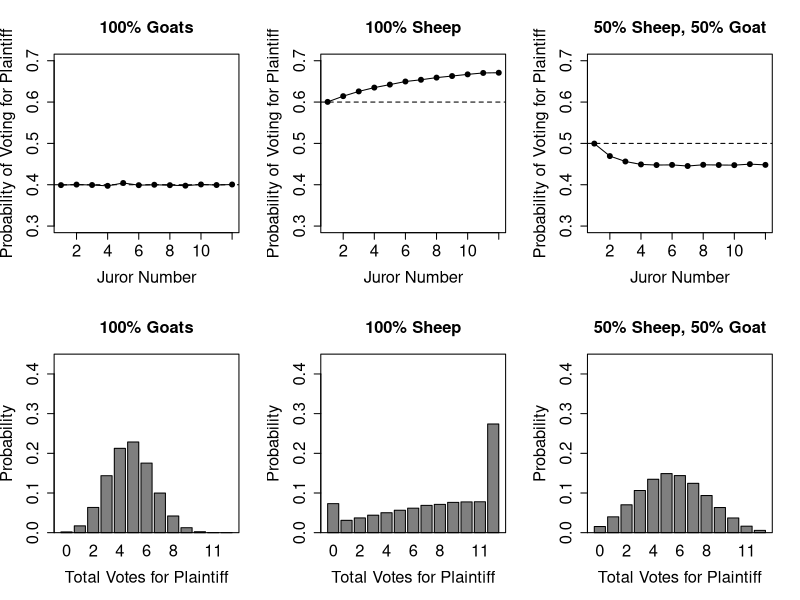
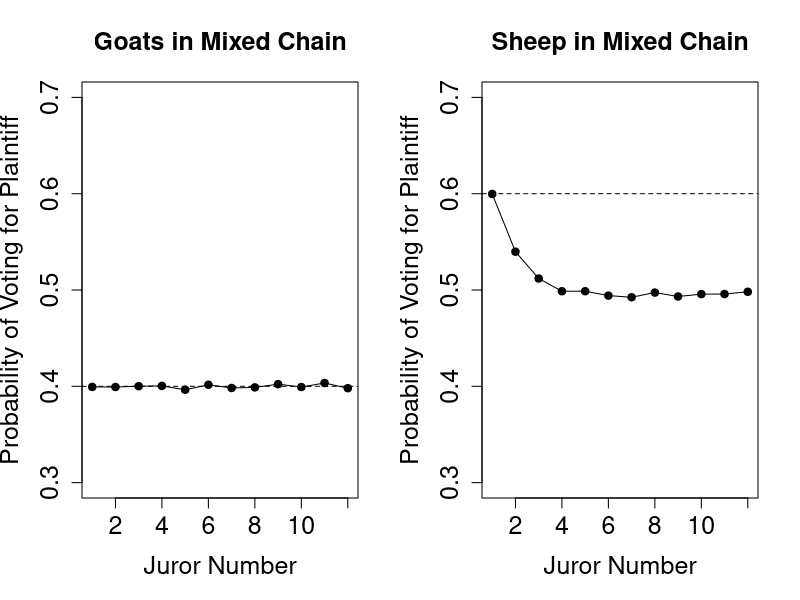

Recreate these plots in R, in order.

#### Parameters defining the simulations

# simulation parameters
nits <- 100000  # paper used 100000
n <- 12

# homogenous chain of sheep - 
rs <- .9
ths <- .6

# homogenous chain of goats - 
rg <- .5
thg <- .4

# 50-50 mixture
w <- .5
r <- c(rs,rg)
th <- c(ths,thg)




#### Define the Bayesian juror

# prior sample
prior <- function(th) {
  v <- as.numeric((runif(1) <= th))
  #v <- as.numeric(runif(1)<.5)
  return(v)
}

# given input vote v, posterior sample 
iterate <- function(v,r,th) {
  if(v==1) { # last person voted for plaintiff
    h1 <- r*th # it was plaintiff + previous person corret
    h2 <- (1-r)*(1-th) # defenande + previous wrong
    
  } 
  
  if(v==0) { # last person voted for defendant
    h1 <- (1-r)*th # plaintiff + previous wrong
    h2 <- r*(1-th) # defentant + previous right
  }
  
  p <- h1 / (h1 + h2)
  v2 <- as.numeric((runif(1) <= p))
  return(v2)
}



#### Functions to simulate a single chain, either pure or mixed

purechain <- function(r,th,n) {
  v <- numeric(length=n)
  v[1] <- prior(th)
  for(i in 2:n) {
    v[i] <- iterate(v[i-1],r,th)
  }
  return(v)
}

mixedchain <- function(r,th,w,n) {
  
  v <- numeric(length=n)
  l <- as.numeric(runif(n)<=w) # assign learner types
  
  v[1] <- prior(th[l[1]+1])
  for(i in 2:n) {
    v[i] <- iterate(v[i-1],r[l[i]+1],th[l[i]+1])
  }
  return(list(v=v,l=l))
  
}



#### Functions to simulate a many chain, either pure or mixed

homogenouschains <- function(r,th,nits,n) {
  
  # run many chains
  V <- matrix(NA,nits,n)
  for( i in 1:nits ) {
    V[i,] <- purechain(r,th,n)
  }
  return(V)
  
}

heterogenouschains <- function(r,th,nits,w,n) {
  
  # run many chains
  V <- matrix(NA,nits,n)
  L <- matrix(NA,nits,n)
  for( i in 1:nits ) {
    c <- mixedchain(r,th,w,n)
    V[i,] <- c$v
    L[i,] <- c$l
  }
  return(list(V=V,L=L))
  
}



#### Run the three chains

sheepVotes <- homogenouschains(rs,ths,nits,n)
goatVotes <- homogenouschains(rg,thg,nits,n)
c <- heterogenouschains(r,th,nits,w,n)
mixedVotes <- c$V
mixedLearners <- c$L



#### Define plotting functions

sequencePlot <- function(V,ind=NULL,mstr) {
  if(is.null(ind)) {
    val <- colMeans(V)
  } else {
    val <- colSums(V*ind) / colSums(ind)
  }
  plot(1:n,val,xlab="Juror Number",
       ylab="Probability of Voting for Plaintiff",pch=19, type="o",
       cex.axis=1.5, cex.lab=1.5, cex.main=1.5,
       ylim=c(.3,.7),main=mstr)
}

tallyPlot <- function(V,mstr) {
  n <- dim(V)[2]
  f <- tabulate(rowSums(V)+1,n+1)
  f <- f/sum(f)
  names(f) <- 0:n
  barplot(f,names.arg = 0:n,ylim=c(0,.45),
          xlab="Total Votes for Plaintiff",
          ylab="Probability",
          cex.axis=1.5, cex.lab=1.5, cex.main=1.5,cex.names=1.5,
          col="grey50",main=mstr)
  box()
}


#### Draw the figure plotting the overall behaviour of the two 
#### heterogenous chains and the one mixed chain

layout(matrix(1:6,2,3))

sequencePlot(goatVotes,mstr="100% Goats")
abline(h=thg,lty=2)
tallyPlot(goatVotes,mstr="100% Goats")

sequencePlot(sheepVotes,mstr="100% Sheep")
abline(h=ths,lty=2)
tallyPlot(sheepVotes,mstr="100% Sheep")

mstr <- paste0((1-w)*100, "% Sheep, ", w*100, "% Goat")
sequencePlot(mixedVotes,mstr=mstr)
abline(h=(1-w)*th[1] + w*th[2],lty=2)
tallyPlot(mixedVotes,mstr=mstr)

layout(1)


#### Draw the figure plotting the goats and sheep from the mixed chain separately

layout(matrix(1:2,1,2))
sequencePlot(mixedVotes,ind=mixedLearners,mstr="Goats in Mixed Chain")
abline(h=thg,lty=2)

sequencePlot(mixedVotes,ind=1-mixedLearners,mstr="Sheep in Mixed Chain")
abline(h=ths,lty=2)
layout(1)


